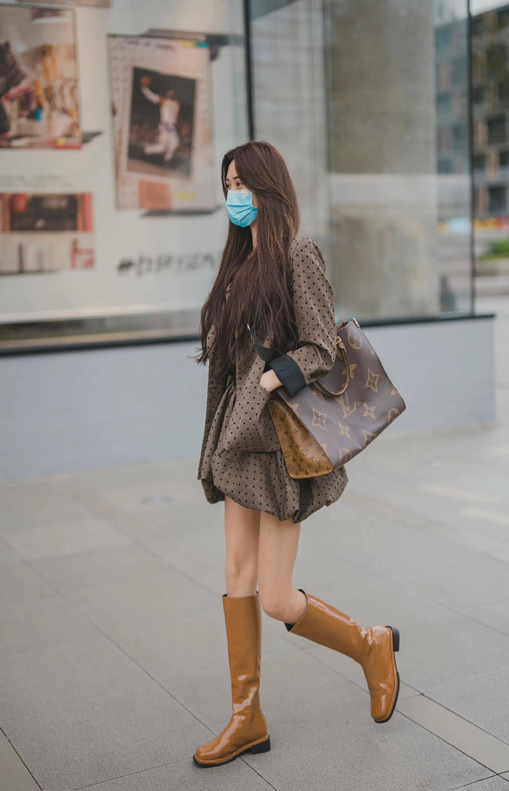
#> input picture pic/ori_img.jpeg, 509 x 791 px
$ python dct_svd_test.py
#> lines starting #> are read from the running program, lines starting #| are printed output that depends on the picture
import numpy as np
from scipy.fftpack import dct, idct
import time

def dct2(a):
    return dct(dct(a.T, norm='ortho').T, norm='ortho')

def idct2(a):
    return idct(idct(a.T, norm='ortho').T, norm='ortho')

def embed_watermark(img, watermark):
    binary_data = ''.join(format(ord(i), '08b') for i in watermark)
    row, col = img.shape
    blocks = [img[i:i+8, j:j+8] for i in range(0, row, 8) for j in range(0, col, 8)]
    dct_blocks = [dct2(block) for block in blocks]
    watermark_array = np.array([int(bit) for bit in binary_data])
    for i, block in enumerate(dct_blocks):
        if i < len(watermark_array):
            U, s, Vt = np.linalg.svd(block)
            s_new = np.zeros_like(block)
            s_new[:s.shape[0], :s.shape[0]] = np.diag(s)
            s_new[0, 0] += watermark_array[i]
            block = U @ s_new @ Vt
            dct_blocks[i] = block
        else:
            break
    watermarked_blocks = [idct2(block) for block in dct_blocks]
    watermarked_img = np.zeros(img.shape)
    k = 0
    for i in range(0, row, 8):
        for j in range(0, col, 8):
            watermarked_img[i:i+8, j:j+8] = watermarked_blocks[k]
            k += 1
    return watermarked_img

def extract_watermark(img, watermark_length):
    row, col = img.shape
    blocks = [img[i:i+8, j:j+8] for i in range(0, row, 8) for j in range(0, col, 8)]
    dct_blocks = [dct2(block) for block in blocks]
    watermark_array = []
    for block in dct_blocks:
        U, s, Vt = np.linalg.svd(block)
        s_new = np.zeros_like(block)
        s_new[:s.shape[0], :s.shape[0]] = np.diag(s)
        watermark_array.append(int(round(s_new[0, 0])) % 2)
    watermark_bits = ''.join([str(bit) for bit in watermark_array])
    watermark_str = ''.join(chr(int(watermark_bits[i:i+8], 2)) for i in range(0, len(watermark_bits), 8))
    watermark_unicode = watermark_str.encode('unicode_escape').decode('utf-8')
    return watermark_unicode[:watermark_length]

import cv2

# 读取原始图像
img = cv2.imread('pic/ori_img.jpeg', cv2.IMREAD_GRAYSCALE)
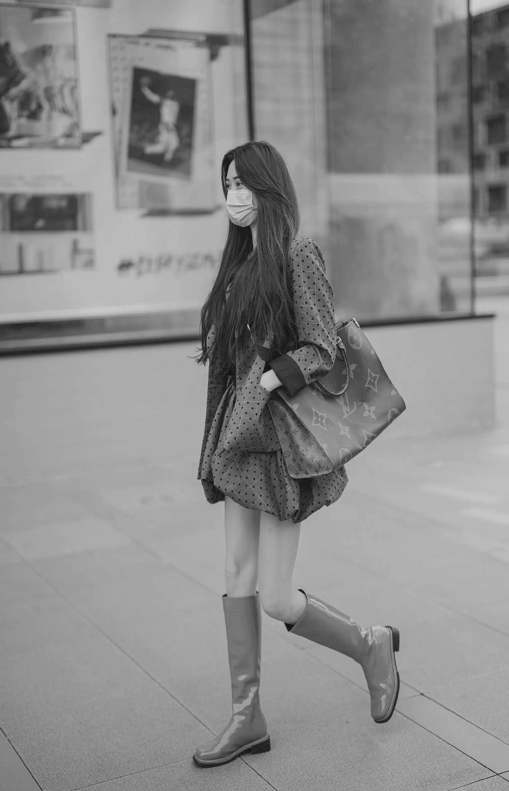
#> img: shape (791, 509); min 21, max 220, mean 140.4
t1 = time.time()
# 嵌入水印
watermarked_img = embed_watermark(img, 'Hello, world!')
#> in embed_watermark, `blocks = [img[i:i+8, j:j+8] for i in range(0, row, 8) for j in range(0..`: blocks = 6336 items
#> the loop in embed_watermark, `for i, block in enumerate(dct_blocks):` made 105 passes
#> s on passes 1 to 12: [939.8, 15.79, 6.1, 3.98, 1.78, 0.863, 0.269, 0.122], [937.9, 27.57, 9.31, 3.16, 2.36, 0.712, 0.637, 0.185], [810.8, 24.28, 13.05, 4.26, 1.98, 1.61, 0.921, 0.546], [838.6, 14.08, 2.84, 2.06, 1.57, 1.18, 0.665, 0.316], [868.4, 12.6, 5.63, 3.88, 2.79, 0.65, 0.229, 0.183], [954, 13.82, 3.61, 2.93, 2.44, 1.1, 0.493, 0.0252], [1000, 10.97, 5.12, 3.64, 1.77, 1.22, 0.175, 0.0959], [1083, 13.05, 3.98, 3.35, 2.23, 1.37, 0.688, 0.115], [1162.3, 16.65, 9.37, 6.25, 1.89, 1.64, 1.1, 0.282], [1201.2, 22.36, 6.19, 5.43, 4.17, 1.07, 0.548, 0.259], [1217.1, 20.75, 3.09, 1.99, 1.73, 0.726, 0.358, 0.203], [1158.9, 11.78, 2.81, 1.96, 1.12, 1.05, 0.654, 0.00738]
#> after the loop in embed_watermark, `for i in range(0, row, 8):`: k = 6336
t2 = time.time()
print('加水印时间消耗 = ' + str((t2-t1)* 1000))
# 保存水印图像
cv2.imwrite('watermarked.png', watermarked_img)

# 读取水印图像
watermarked_img = cv2.imread('watermarked.png', cv2.IMREAD_GRAYSCALE)

t1 = time.time()
# 提取水印
watermark = extract_watermark(watermarked_img, len('Hello, world!'))
#> in extract_watermark, `blocks = [img[i:i+8, j:j+8] for i in range(0, row, 8) for j in range(0..`: blocks = 6336 items
#> the loop in extract_watermark, `for block in dct_blocks:` made 6336 passes
#> after the loop in extract_watermark, `for block in dct_blocks:`: watermark_array = 6336 values, max 1 at index 2, min 0 at index 0, mean 0.491
#> watermark = '1v\\xde\\xfa\\xd'
t2 = time.time()
print('提取水印时间消耗 = ' + str((t2-t1)* 1000))
print(watermark)
#| 1v\xde\xfa\xd

$ run again, with pic/online1.jpeg copied over pic/ori_img.jpeg
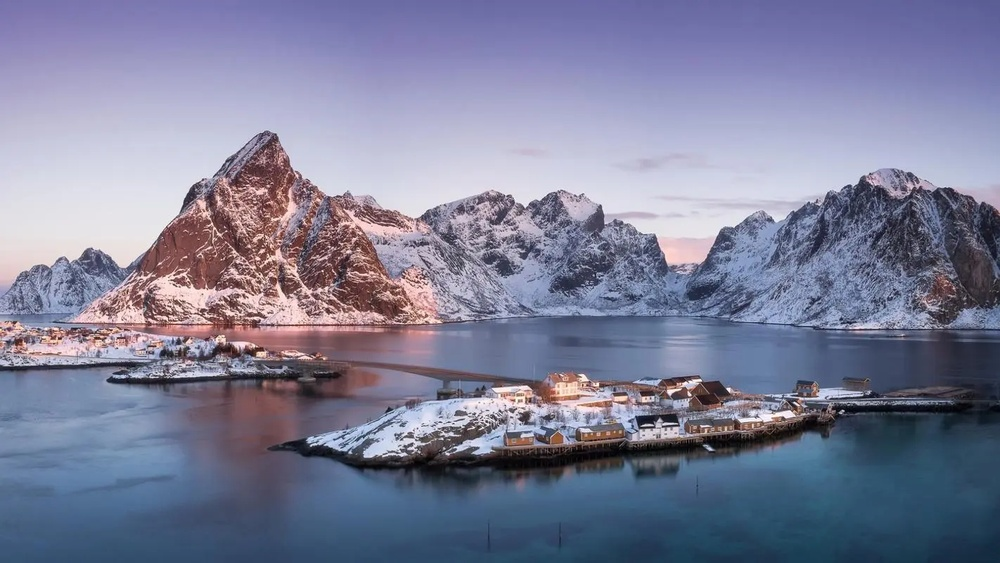
#> input picture pic/online1.jpeg, 1000 x 563 px, shrunk from 1422 x 800 before the run
#> `img = cv2.imread('pic/ori_img.jpeg', cv2.IMREAD_GRAYSCALE)`:
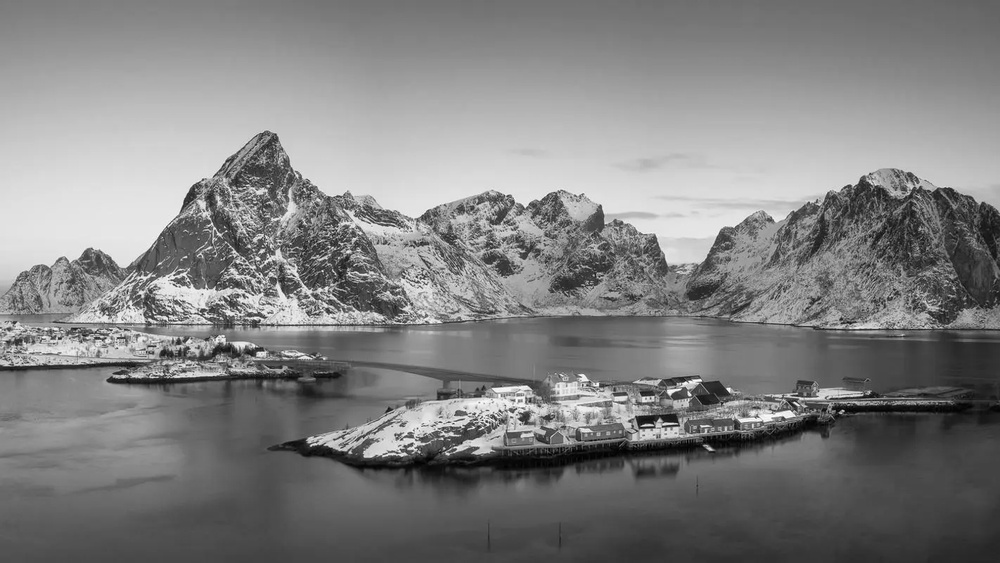
#> img: shape (563, 1000); min 0, max 255, mean 129.2
#> in embed_watermark, `blocks = [img[i:i+8, j:j+8] for i in range(0, row, 8) for j in range(0..`: blocks = 8875 items
#> the loop in embed_watermark, `for i, block in enumerate(dct_blocks):` made 105 passes
#> s on passes 1, 4, 5, 6, 7, 8, 11: [985.9, 3.23, 0.954, 0.752, 0.622, 0.46, 0.00685, 2.41e-17], [998, 0, 0, 0, 0, 0, 0, 0], [998, 0, 0, 0, 0, 0, 0, 0], [998, 0, 0, 0, 0, 0, 0, 0], [998, 0, 0, 0, 0, 0, 0, 0], [1006, 0, 0, 0, 0, 0, 0, 0], [1006, 0, 0, 0, 0, 0, 0, 0]
#> after the loop in embed_watermark, `for i in range(0, row, 8):`: k = 8875
#> in extract_watermark, `blocks = [img[i:i+8, j:j+8] for i in range(0, row, 8) for j in range(0..`: blocks = 8875 items
#> the loop in extract_watermark, `for block in dct_blocks:` made 8875 passes
#> after the loop in extract_watermark, `for block in dct_blocks:`: watermark_array = 8875 values, max 1 at index 18, min 0 at index 0, mean 0.327
#> watermark = '\\x00\\x000\\x00'
#| \x00\x000\x00
